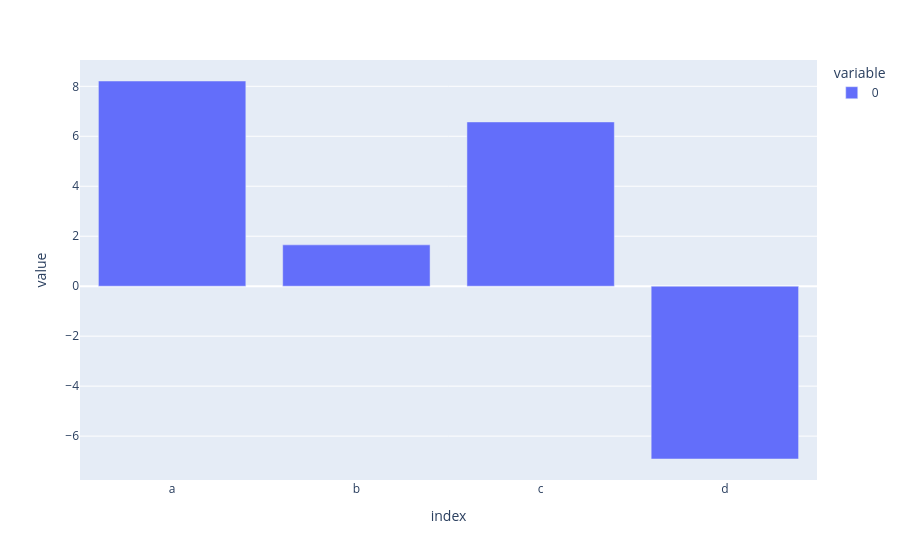

Notebook source saved alongside this figure:
### Code cell
#dataframe.iplot(kind='scatter', x='a', y='b', mode='markers')

import plotly.express as px
# Instead of df.iplot(kind='bar')
fig = px.bar(dataframe.sum()   )

fig.show()

### Figure 1 — Plotly figure (JSON) as saved in the notebook; plotly's stock layout.template omitted (floating-point values rounded to 4 significant figures)
{"data": [{"hovertemplate": "variable=0<br>index=%{x}<br>value=%{y}<extra></extra>", "legendgroup": "0", "marker": {"color": "#636efa", "pattern": {"shape": ""}}, "name": "0", "orientation": "v", "showlegend": true, "textposition": "auto", "type": "bar", "x": ["a", "b", "c", "d"], "xaxis": "x", "y": [8.212, 1.654, 6.574, -6.916], "yaxis": "y"}], "layout": {"barmode": "relative", "legend": {"title": {"text": "variable"}, "tracegroupgap": 0}, "margin": {"t": 60}, "xaxis": {"anchor": "y", "domain": [0, 1], "title": {"text": "index"}}, "yaxis": {"anchor": "x", "domain": [0, 1], "title": {"text": "value"}}}}
